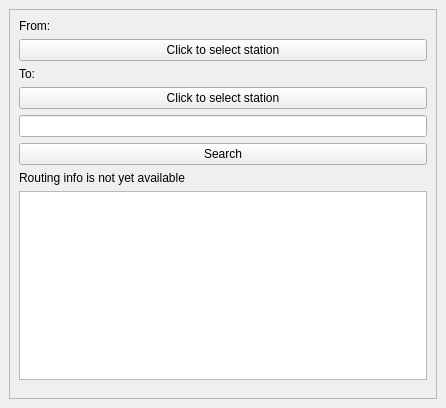
<?xml version="1.0" encoding="UTF-8"?>
<ui version="4.0">
 <class>RouteSearchWindow</class>
 <widget class="QMainWindow" name="RouteSearchWindow">
  <property name="geometry">
   <rect>
    <x>0</x>
    <y>0</y>
    <width>446</width>
    <height>408</height>
   </rect>
  </property>
  <property name="windowTitle">
   <string>Route Search</string>
  </property>
  <widget class="QWidget" name="centralwidget">
   <layout class="QVBoxLayout" name="verticalLayout">
    <item>
     <widget class="QScrollArea" name="scrollArea">
      <property name="widgetResizable">
       <bool>true</bool>
      </property>
      <widget class="QWidget" name="scrollAreaWidgetContents">
       <property name="geometry">
        <rect>
         <x>0</x>
         <y>0</y>
         <width>426</width>
         <height>388</height>
        </rect>
       </property>
       <layout class="QVBoxLayout" name="verticalLayout_2">
        <item>
         <widget class="QLabel" name="label_2">
          <property name="text">
           <string>From:</string>
          </property>
         </widget>
        </item>
        <item>
         <widget class="QPushButton" name="btnPlaceFrom">
          <property name="text">
           <string>Click to select station</string>
          </property>
         </widget>
        </item>
        <item>
         <widget class="QLabel" name="label_3">
          <property name="text">
           <string>To:</string>
          </property>
         </widget>
        </item>
        <item>
         <widget class="QPushButton" name="btnPlaceTo">
          <property name="text">
           <string>Click to select station</string>
          </property>
         </widget>
        </item>
        <item>
         <widget class="QLineEdit" name="txtRouteTo"/>
        </item>
        <item>
         <widget class="QPushButton" name="pushButton">
          <property name="text">
           <string>Search</string>
          </property>
         </widget>
        </item>
        <item>
         <widget class="QLabel" name="label">
          <property name="text">
           <string>Routing info is not yet available</string>
          </property>
         </widget>
        </item>
        <item>
         <widget class="QTableView" name="tableView"/>
        </item>
        <item>
         <spacer name="verticalSpacer">
          <property name="orientation">
           <enum>Qt::Vertical</enum>
          </property>
          <property name="sizeHint" stdset="0">
           <size>
            <width>20</width>
            <height>12</height>
           </size>
          </property>
         </spacer>
        </item>
       </layout>
      </widget>
     </widget>
    </item>
   </layout>
  </widget>
 </widget>
 <resources/>
 <connections/>
</ui>
